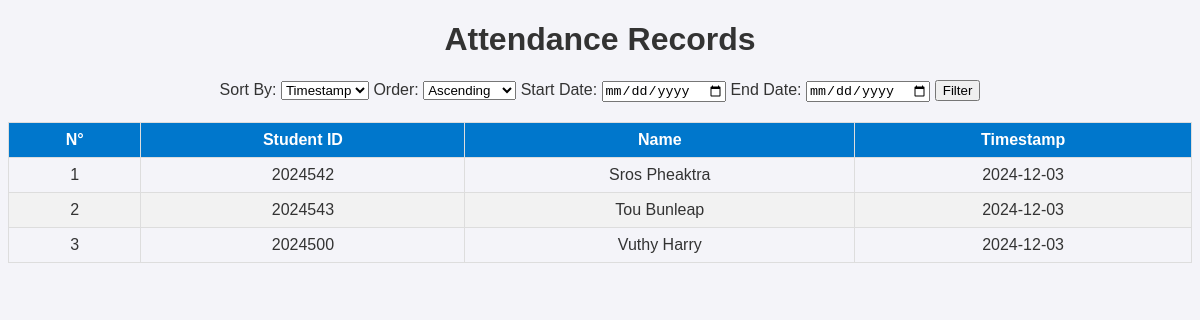
/records (signed in), run on the app's committed database.
### tables this page shows
CREATE TABLE Attendance (
            order_id INTEGER PRIMARY KEY AUTOINCREMENT,
            student_id TEXT,
            name TEXT,
            date TEXT,
            timestamp TEXT,
            UNIQUE(student_id, date)
        );

### app.py (the view)
@app.route('/records', methods=['GET', 'POST'])
def records():
    if 'user_id' not in session:
        return redirect(url_for('login'))
    sort_by = request.args.get('sort_by', 'timestamp')
    order = request.args.get('order', 'asc')
    date_filter = request.args.get('date', None)
    conn = sqlite3.connect(DB_FILE)
    cursor = conn.cursor()
    query = f"SELECT * FROM attendance WHERE 1"
    params = []
    if date_filter:
        query += " AND DATE(timestamp) = ?"
        params.append(date_filter)
    query += f" ORDER BY {sort_by} {order.upper()}"
    cursor.execute(query, params)
    data = cursor.fetchall()
    conn.close()
    next_order = 'desc' if order == 'asc' else 'asc'
    return render_template('records.html', data=data, sort_by=sort_by, order=order, next_order=next_order, date_filter=date_filter)

### templates/records.html (shortened to what this page needs)
<!DOCTYPE html>
<html>
<head>
</head>
<body>
    <h1>Attendance Records</h1>
    <form method="get" action="{{ url_for('records') }}">
        <label>Sort By:</label>
        <select name="sort_by">
            <option value="timestamp" {% if sort_by == 'timestamp' %}selected{% endif %}>Timestamp</option>
        </select>
        <label>Order:</label>
        <select name="order">
            <option value="asc" {% if order == 'asc' %}selected{% endif %}>Ascending</option>
        </select>
        <label>Start Date:</label>
        <input type="date" name="start_date" value="{{ start_date }}">
        <label>End Date:</label>
        <input type="date" name="end_date" value="{{ end_date }}">
        <button type="submit">Filter</button>
    </form>
    <table>
        <thead>
            <tr>
                <th>N°</th>
                <th>Student ID</th>
                <th>Name</th>
                <th>Timestamp</th>
            </tr>
        </thead>
        <tbody>
            {% for record in data %}
            <tr>
                <td>{{ record[0] }}</td>
                <td>{{ record[1] }}</td>
                <td>{{ record[2] }}</td>
                <td>{{ record[3] }}</td>
            </tr>
            {% endfor %}
        </tbody>
    </table>
</body>
</html>

### templates/records.html (style rules this page uses)
body { font-family: Arial, sans-serif; background-color: #f4f4f9; color: #333; text-align: center; }
table { width: 100%; border-collapse: collapse; margin-top: 20px; }
th, td { padding: 8px 12px; border: 1px solid #ddd; }
th { background-color: #0077cc; color: white; }
tr:nth-child(even) { background-color: #f2f2f2; }
form { margin-top: 20px; }

### data on the page
Attendance: order_id "1", student "2024542", name "Sros Pheaktra", date "2024-12-03"
Attendance: order_id "2", student "2024543", name "Tou Bunleap", date "2024-12-03"
Attendance: order_id "3", student "2024500", name "Vuthy Harry", date "2024-12-03"
